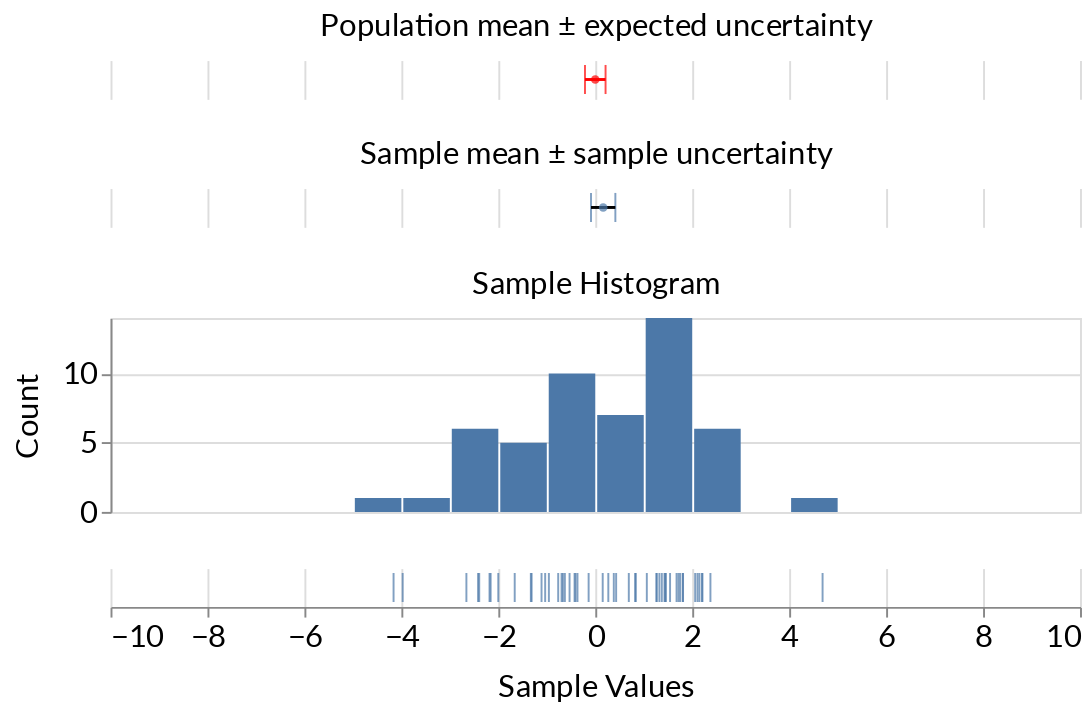

Notebook code cell kept with this figure:
### Markdown cell above
### Try it!

### Code cell
# infinite population & random sample
# ===================================    
plot_population_vs_sample_mean()

### Figure 1 — Vega-Lite specification as saved in the notebook (floating-point values rounded to 4 significant figures)
{"config": {"title": {"fontSize": 24.0, "font": ["Lato", "Helvetica Neue", "Helvetica", "Arial", "Sans Serif"], "fontWeight": "normal"}, "axisX": {"labelFont": ["Lato", "Helvetica Neue", "Helvetica", "Arial", "Sans Serif"], "labelFontSize": 16, "titleFont": ["Lato", "Helvetica Neue", "Helvetica", "Arial", "Sans Serif"], "titleFontSize": 16, "titleFontWeight": "normal", "titlePadding": 10}, "axisY": {"labelFont": ["Lato", "Helvetica Neue", "Helvetica", "Arial", "Sans Serif"], "labelFontSize": 16, "titleFont": ["Lato", "Helvetica Neue", "Helvetica", "Arial", "Sans Serif"], "titleFontSize": 16, "titleFontWeight": "normal", "titlePadding": 10}, "legend": {"labelFont": ["Lato", "Helvetica Neue", "Helvetica", "Arial", "Sans Serif"], "labelFontSize": 16, "titleFont": ["Lato", "Helvetica Neue", "Helvetica", "Arial", "Sans Serif"], "titleFontSize": 16, "titleFontWeight": "normal"}, "text": {"font": ["Lato", "Helvetica Neue", "Helvetica", "Arial", "Sans Serif"], "fontSize": 14.4}}, "vconcat": [{"layer": [{"mark": {"type": "errorbar", "color": "red", "rule": {"size": 1.5}, "ticks": true}, "encoding": {"x": {"type": "quantitative", "axis": {"domain": false, "labels": false, "orient": "top", "ticks": false, "title": "Population mean ± expected uncertainty"}, "field": "xmin"}, "x2": {"field": "xmax"}}, "selection": {"selector003": {"type": "single", "bind": {"input": "range", "min": 10, "max": 200, "step": 1, "name": "Sample size"}, "init": {"samples": 50}}, "selector002": {"type": "single", "bind": {"input": "range", "min": 0.1, "max": 5, "step": 0.1, "name": "Pop. Std."}, "init": {"std": 1.5}}, "selector001": {"type": "single", "bind": {"input": "range", "min": -5, "max": 5, "step": 0.1, "name": "Pop. mean"}, "init": {"mean": 0}}}}, {"mark": {"type": "point", "color": "red", "filled": true, "size": 20, "stroke": null}, "encoding": {"x": {"type": "quantitative", "axis": {"title": ""}, "field": "mean", "scale": {"domain": [-10, 10]}}}}], "data": {"name": "data-a34019366e793aa5e70591f9693d64a7"}, "transform": [{"calculate": "selector001['mean']", "as": "mean"}, {"calculate": "selector002['std']", "as": "std"}, {"calculate": "selector003['samples']", "as": "samples"}, {"calculate": "selector004['ses']", "as": "ses"}, {"calculate": "+datum.mean - datum.ses * datum.std / sqrt(+datum.samples)", "as": "xmin"}, {"calculate": "+datum.mean + datum.ses * datum.std / sqrt(+datum.samples)", "as": "xmax"}], "view": {"strokeWidth": 0}, "width": 500}, {"vconcat": [{"layer": [{"mark": {"type": "errorbar", "rule": {"size": 1.5}, "ticks": true}, "encoding": {"x": {"type": "quantitative", "axis": {"domain": false, "labels": false, "orient": "top", "ticks": false, "title": "Sample mean ± sample uncertainty"}, "field": "bar_min", "scale": {"domain": [-10, 10]}}, "x2": {"field": "bar_max"}}, "selection": {"selector004": {"type": "single", "bind": {"input": "range", "min": 1, "max": 3, "step": 1, "name": "Show std. errors"}, "init": {"ses": 1}}, "selector003": {"type": "single", "bind": {"input": "range", "min": 10, "max": 200, "step": 1, "name": "Sample size"}, "init": {"samples": 50}}, "selector002": {"type": "single", "bind": {"input": "range", "min": 0.1, "max": 5, "step": 0.1, "name": "Pop. Std."}, "init": {"std": 1.5}}, "selector001": {"type": "single", "bind": {"input": "range", "min": -5, "max": 5, "step": 0.1, "name": "Pop. mean"}, "init": {"mean": 0}}}}, {"mark": {"type": "point", "filled": true, "size": 20, "stroke": null}, "encoding": {"x": {"type": "quantitative", "field": "sample_mean"}}}], "transform": [{"aggregate": [{"op": "mean", "field": "x", "as": "sample_mean"}, {"op": "stderr", "field": "x", "as": "sample_err"}]}, {"calculate": "selector004['ses']", "as": "ses"}, {"calculate": "+datum.sample_mean - datum.ses * datum.sample_err", "as": "bar_min"}, {"calculate": "+datum.sample_mean + datum.ses * datum.sample_err", "as": "bar_max"}], "view": {"strokeWidth": 0}, "width": 500}, {"mark": {"type": "bar", "clip": true}, "encoding": {"x": {"type": "quantitative", "axis": {"domain": false, "labels": false, "orient": "top", "ticks": false, "title": "Sample Histogram"}, "bin": {}, "field": "x", "scale": {"domain": [-10, 10]}}, "y": {"type": "quantitative", "aggregate": "count", "title": "Count"}}, "height": 100, "selection": {"selector004": {"type": "single", "bind": {"input": "range", "min": 1, "max": 3, "step": 1, "name": "Show std. errors"}, "init": {"ses": 1}}, "selector003": {"type": "single", "bind": {"input": "range", "min": 10, "max": 200, "step": 1, "name": "Sample size"}, "init": {"samples": 50}}, "selector002": {"type": "single", "bind": {"input": "range", "min": 0.1, "max": 5, "step": 0.1, "name": "Pop. Std."}, "init": {"std": 1.5}}, "selector001": {"type": "single", "bind": {"input": "range", "min": -5, "max": 5, "step": 0.1, "name": "Pop. mean"}, "init": {"mean": 0}}}, "width": 500}, {"mark": {"type": "tick", "clip": true}, "encoding": {"x": {"type": "quantitative", "axis": {"title": "Sample Values"}, "field": "x", "scale": {"domain": [-10, 10]}}}, "selection": {"selector004": {"type": "single", "bind": {"input": "range", "min": 1, "max": 3, "step": 1, "name": "Show std. errors"}, "init": {"ses": 1}}, "selector003": {"type": "single", "bind": {"input": "range", "min": 10, "max": 200, "step": 1, "name": "Sample size"}, "init": {"samples": 50}}, "selector002": {"type": "single", "bind": {"input": "range", "min": 0.1, "max": 5, "step": 0.1, "name": "Pop. Std."}, "init": {"std": 1.5}}, "selector001": {"type": "single", "bind": {"input": "range", "min": -5, "max": 5, "step": 0.1, "name": "Pop. mean"}, "init": {"mean": 0}}}, "view": {"strokeWidth": 0}, "width": 500}], "data": {"sequence": {"start": 0, "stop": 200, "as": "t"}}, "transform": [{"filter": "(datum.t <= toNumber(selector003.samples))"}, {"calculate": "selector001['mean']", "as": "mean"}, {"calculate": "selector002['std']", "as": "std"}, {"calculate": "sampleNormal(+datum.mean,+datum.std)", "as": "x"}]}], "$schema": "https://vega.github.io/schema/vega-lite/v4.8.1.json", "datasets": {"data-a34019366e793aa5e70591f9693d64a7": [{"x": 1}]}}
